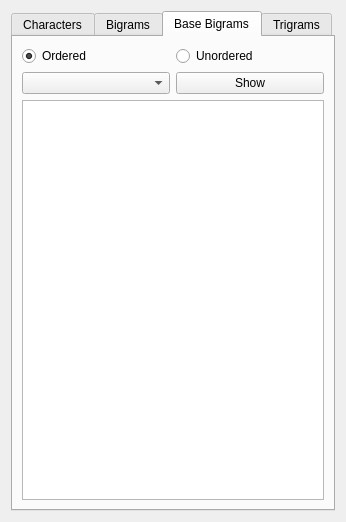
<?xml version="1.0" encoding="UTF-8"?>
<ui version="4.0">
 <class>percentageWindow</class>
 <widget class="QWidget" name="percentageWindow">
  <property name="geometry">
   <rect>
    <x>0</x>
    <y>0</y>
    <width>346</width>
    <height>522</height>
   </rect>
  </property>
  <property name="windowTitle">
   <string>Form</string>
  </property>
  <layout class="QVBoxLayout" name="verticalLayout">
   <item>
    <widget class="QTabWidget" name="tabs">
     <property name="currentIndex">
      <number>2</number>
     </property>
     <widget class="QWidget" name="charactersTab">
      <attribute name="title">
       <string>Characters</string>
      </attribute>
      <layout class="QVBoxLayout" name="verticalLayout_2">
       <item>
        <widget class="QTableView" name="charTableView"/>
       </item>
      </layout>
     </widget>
     <widget class="QWidget" name="bigramsTab">
      <attribute name="title">
       <string>Bigrams</string>
      </attribute>
      <layout class="QVBoxLayout" name="verticalLayout_3">
       <item>
        <widget class="QTableView" name="bigramsTableView"/>
       </item>
      </layout>
     </widget>
     <widget class="QWidget" name="baseBigramsTab">
      <attribute name="title">
       <string>Base Bigrams</string>
      </attribute>
      <layout class="QVBoxLayout" name="verticalLayout_4">
       <item>
        <layout class="QHBoxLayout" name="horizontalLayout_2">
         <item>
          <widget class="QRadioButton" name="oderedRadioButton">
           <property name="text">
            <string>Ordered</string>
           </property>
           <property name="checked">
            <bool>true</bool>
           </property>
          </widget>
         </item>
         <item>
          <widget class="QRadioButton" name="unorderedRadioButton">
           <property name="text">
            <string>Unordered</string>
           </property>
          </widget>
         </item>
        </layout>
       </item>
       <item>
        <layout class="QHBoxLayout" name="horizontalLayout">
         <item>
          <widget class="QComboBox" name="baseBigramsComboBox"/>
         </item>
         <item>
          <widget class="QPushButton" name="baseBigramsShowPushButton">
           <property name="text">
            <string>Show</string>
           </property>
          </widget>
         </item>
        </layout>
       </item>
       <item>
        <widget class="QTableView" name="baseBigramsTableView"/>
       </item>
      </layout>
     </widget>
     <widget class="QWidget" name="trigramsTab">
      <attribute name="title">
       <string>Trigrams</string>
      </attribute>
      <layout class="QVBoxLayout" name="verticalLayout_5">
       <item>
        <widget class="QPushButton" name="trigramsShowPushButton">
         <property name="text">
          <string>Show (Takes a while to complete)</string>
         </property>
        </widget>
       </item>
       <item>
        <widget class="QTableView" name="trigramsTableView"/>
       </item>
      </layout>
     </widget>
    </widget>
   </item>
  </layout>
 </widget>
 <resources/>
 <connections/>
</ui>
